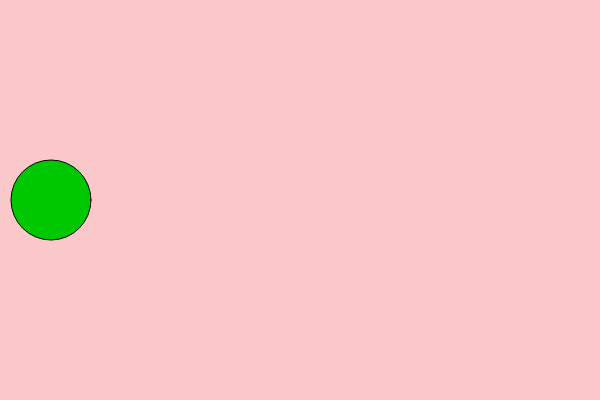
Frame 1 (no input)
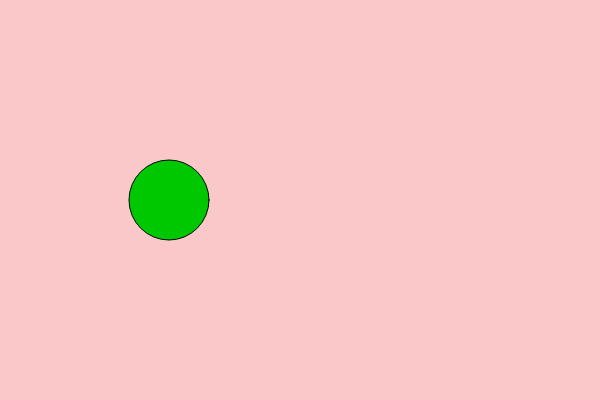
Frame 60 (no input)
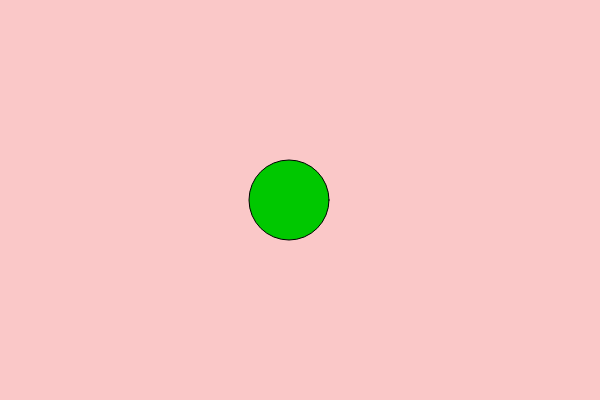
Frame 120 (the mouse pressed at the canvas centre since frame 60)

The p5.js sketch that drew these frames (run headless with seeded random() and noise() and a simulated clock; from frame 60 on, the mouse is pressed at the canvas centre):

// p5.js sketch
// ── sketch.js
// 2.2 Variablaes in p5.js 
// 1 Declare that the variable exists, just write the term VAR, var.
// 2 Initialize! give that shit a name, var test.
// 3 Use the variable! 


var circleX = 50; // assignment operation.


function setup() {

createCanvas(600, 400);

}

function draw() {
circleX++;
  background(250, 200, 200);

fill(0, 200, 0);
ellipse(circleX, 200, 80, 80);
circleX=circleX+1;




}
